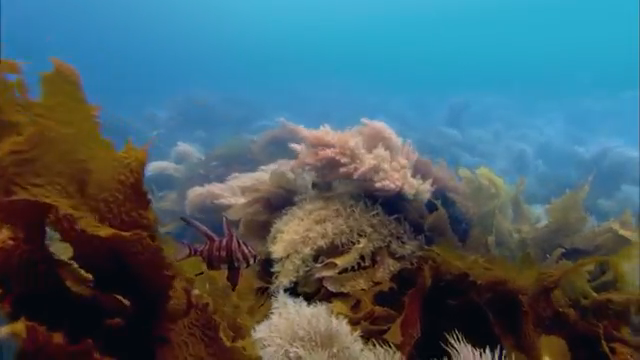
#> input picture Train/Raw/11064.png, 640 x 360 px, found by its file name; its folder holds only this picture in this run
$ python under.py
#> lines starting #> are read from the running program, lines starting #| are printed output that depends on the picture
import os
import cv2
import numpy as np
from matplotlib import pyplot as plt

def underwater_image_rectification(image_path):
    # Step 1: Read the image from the path
    img = cv2.imread(image_path)
#> img is the input picture: shape (360, 640, 3); mean B, G, R 106, 96.6, 69.3
    if img is None:
        raise ValueError(f"Image at path {image_path} could not be loaded.")

    # Clip the pixel values to ensure they are between 0 and 255
    img = np.clip(img, 0, 255).astype(np.uint8)

    # Convert the image from BGR to RGB
    img = cv2.cvtColor(img, cv2.COLOR_BGR2RGB)

    # Step 1: Apply Color Balance
    balanced_img = balancing_color(img)

    # Step 2: Contrast Optimization
    contrast_img = contrast_enhancement(balanced_img)

    # Step 3: Histogram Stretching
    stretched_img = red_channel_optimization(contrast_img)

    # Step 4: Fusion Algorithm (combines the original image with the stretched image)
    final_img = novel_rectifier(img, stretched_img)

    return final_img


def balancing_color(img, percent=1):
    """
    Perform color balancing by clipping pixel values at given percentages.
    """
#> called with percent = 1
    channels = cv2.split(img)
    out_channels = []
    for channel in channels:
        # Calculate percentiles
        lower_bound = np.percentile(channel, percent)
        upper_bound = np.percentile(channel, 100 - percent)

        # Clip and normalize channel
        channel = np.clip(channel, lower_bound, upper_bound)
        channel = cv2.normalize(channel, None, 0, 255, cv2.NORM_MINMAX)
        out_channels.append(channel)
#> this loop made 3 passes
#> (lower_bound, upper_bound) on passes 1 to 3: (3, 182), (7, 178), (2, 213)
#> pass 1, in balancing_color, `channel = cv2.normalize(channel, None, 0, 255, cv2.NORM_MINMAX)`:
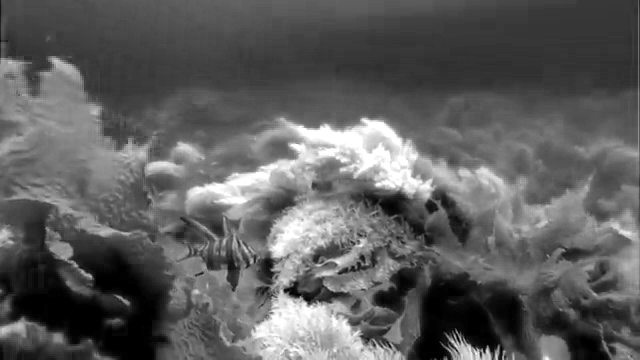
#> channel: shape (360, 640) float64; min 2.22e-16, max 255, mean 94.3
#> pass 2, in balancing_color, `channel = cv2.normalize(channel, None, 0, 255, cv2.NORM_MINMAX)`:
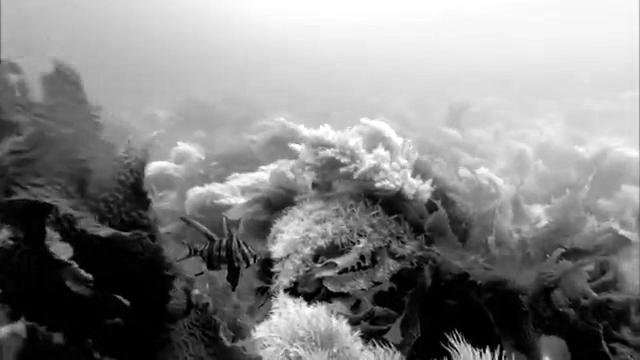
#> channel: shape (360, 640) float64; min -2.22e-16, max 255, mean 133.6; drawn with min black and max white
#> after the loop, out_channels = 3 items

    return cv2.merge(out_channels)


def contrast_enhancement(img):
    """
    Enhance contrast using CLAHE.
    """
    img = np.clip(img, 0, 255).astype(np.uint8)
    lab = cv2.cvtColor(img, cv2.COLOR_RGB2LAB)
#> lab: shape (360, 640, 3); mean of channels 0, 1, 2 135.2, 120.9, 131.3
    l, a, b = cv2.split(lab)
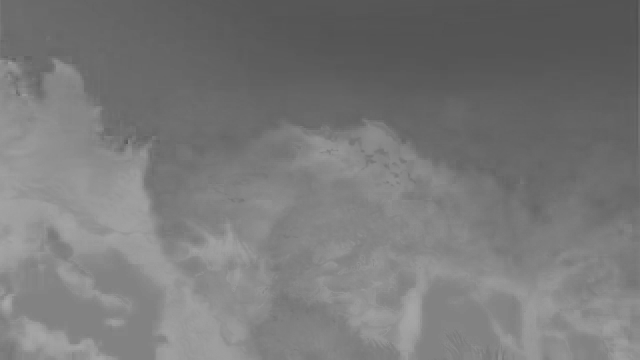
#> a: shape (360, 640); min 80, max 168, mean 120.9
    clahe = cv2.createCLAHE(clipLimit=3.0, tileGridSize=(8, 8))
    l = clahe.apply(l)
    enhanced_img = cv2.merge((l, a, b))
#> enhanced_img: shape (360, 640, 3); mean of channels 0, 1, 2 138, 120.9, 131.3
    return cv2.cvtColor(enhanced_img, cv2.COLOR_LAB2RGB)


def red_channel_optimization(img):
    """
    Optimize the red channel to enhance the red tones in underwater images.
    """
    # Split the image into channels
    r, g, b = cv2.split(img)
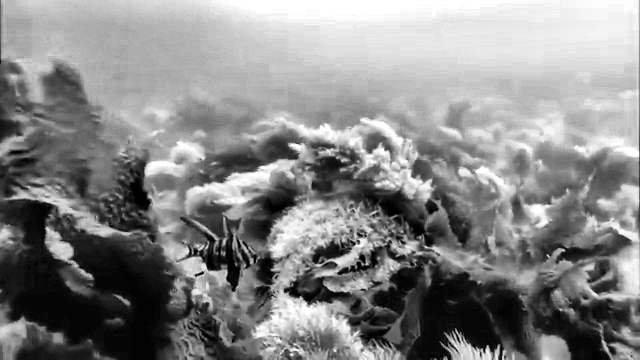
#> g: shape (360, 640); min 0, max 255, mean 135.4

    # Apply a scaling factor to the red channel to enhance the red tones
    scale_factor = 1.3  # This factor can be adjusted to fine-tune the enhancement
    r = np.clip(r * scale_factor, 0, 255).astype(np.uint8)
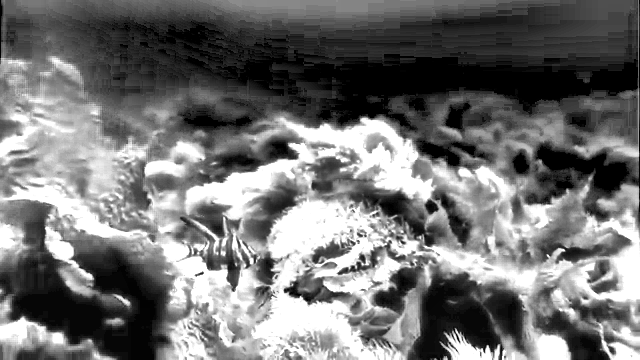
#> r: shape (360, 640); min 0, max 255, mean 114.2

    # Merge the channels back together
    return cv2.merge((r, g, b))


def novel_rectifier(original_img, enhanced_img):
    """
    Fuse the original and enhanced images for a final result.
    """
    # Convert to float32 for blending
    original_img = original_img.astype(np.float32)
    enhanced_img = enhanced_img.astype(np.float32)

    # Fusion weights
    weight_original = 0.4
    weight_enhanced = 0.6

    # Perform weighted fusion
    fused_img = cv2.addWeighted(original_img, weight_original, enhanced_img, weight_enhanced, 0)
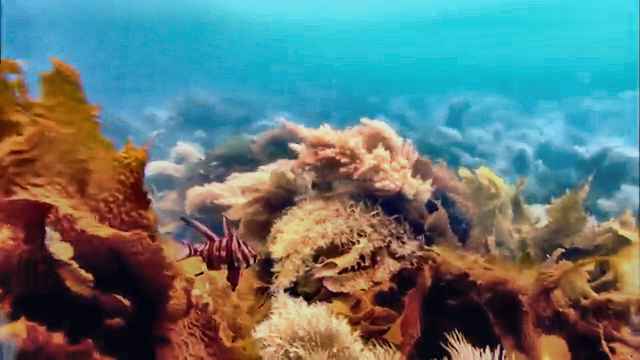
#> fused_img: shape (360, 640, 3) float32; mean R, G, B 96.3, 119.9, 118.5

    # Convert back to uint8
    return fused_img.astype(np.uint8)
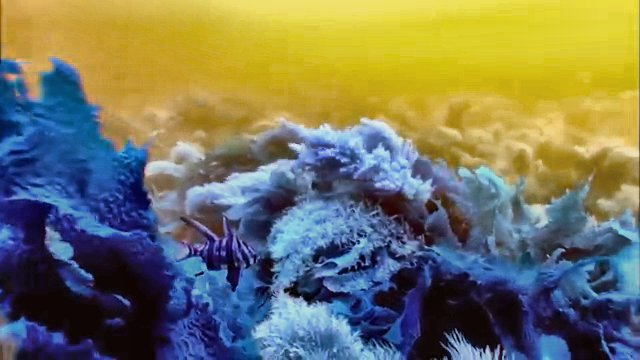
#> returned value: shape (360, 640, 3); mean of channels 0, 1, 2 95.9, 119.5, 118.1; drawn as B, G, R


# Process all images in the input directory and save the restored images
def process_directory(input_dir, output_dir):
    """
    Process all image files in the input directory and save results to the output directory.
    """
    if not os.path.exists(output_dir):
        os.makedirs(output_dir)

    # Iterate through all files in the input directory
    for filename in os.listdir(input_dir):
        input_path = os.path.join(input_dir, filename)

        # Check if the file is an image
        if filename.lower().endswith(('.png', '.jpg', '.jpeg', '.bmp', '.tiff')):
            try:
                # Perform restoration
                restored_img = underwater_image_rectification(input_path)

                # Save the restored image
                output_path = os.path.join(output_dir, filename)
                cv2.imwrite(output_path, cv2.cvtColor(restored_img, cv2.COLOR_RGB2BGR))
                print(f"Processed and saved: {filename}")
            except Exception as e:
                print(f"Error processing {filename}: {e}")

# Define input and output directories
input_directory = "/Users/pavanbhargav/Documents/Data_Science_and_AI/PROJECT/under_water/Train/Raw"
output_directory = "/Users/pavanbhargav/Documents/Data_Science_and_AI/PROJECT/under_water/enchanced2_images"

# Process all images
process_directory(input_directory, output_directory)

$ run again, on Train/Raw/14_img_.png
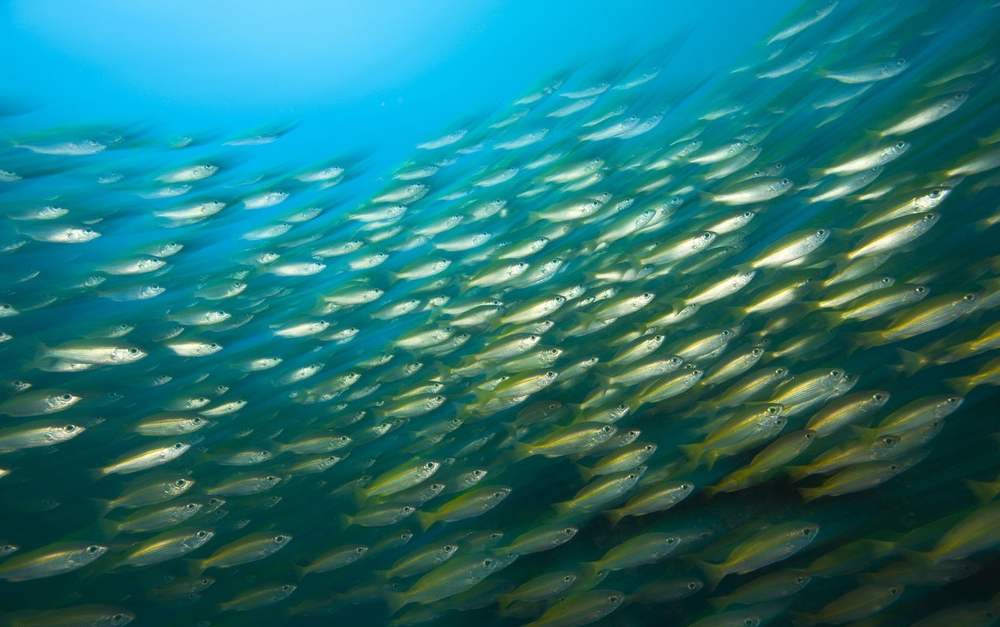
#> input picture Train/Raw/14_img_.png, 1000 x 627 px, shrunk from 1280 x 803 before the run, found by its file name
#> in underwater_image_rectification, img is the input picture: shape (627, 1000, 3); mean B, G, R 116.9, 115.7, 35.3
#> the loop in balancing_color, `for channel in channels:` made 3 passes
#> (lower_bound, upper_bound) on passes 1 to 3: (0, 206), (29, 226), (25, 253)
#> pass 1, in balancing_color, `channel = cv2.normalize(channel, None, 0, 255, cv2.NORM_MINMAX)`:
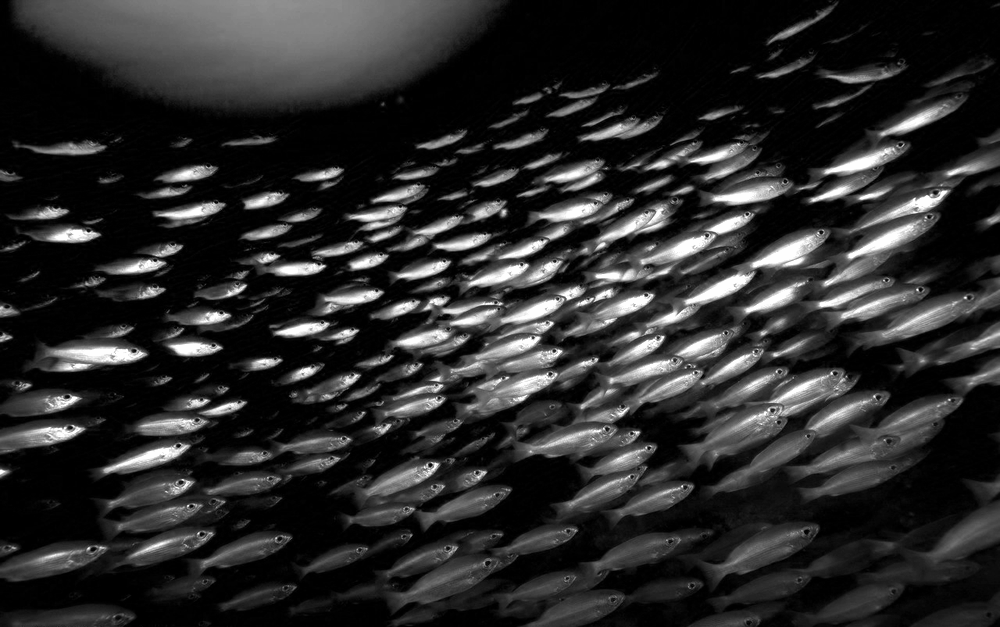
#> channel: shape (627, 1000) float64; min 0, max 255, mean 43.4
#> after the loop in balancing_color, `for channel in channels:`: out_channels = 3 items
#> lab: shape (627, 1000, 3); mean of channels 0, 1, 2 107.8, 109.7, 128.4
#> in novel_rectifier, `fused_img = cv2.addWeighted(original_img, weight_original, enhanced_im..`:
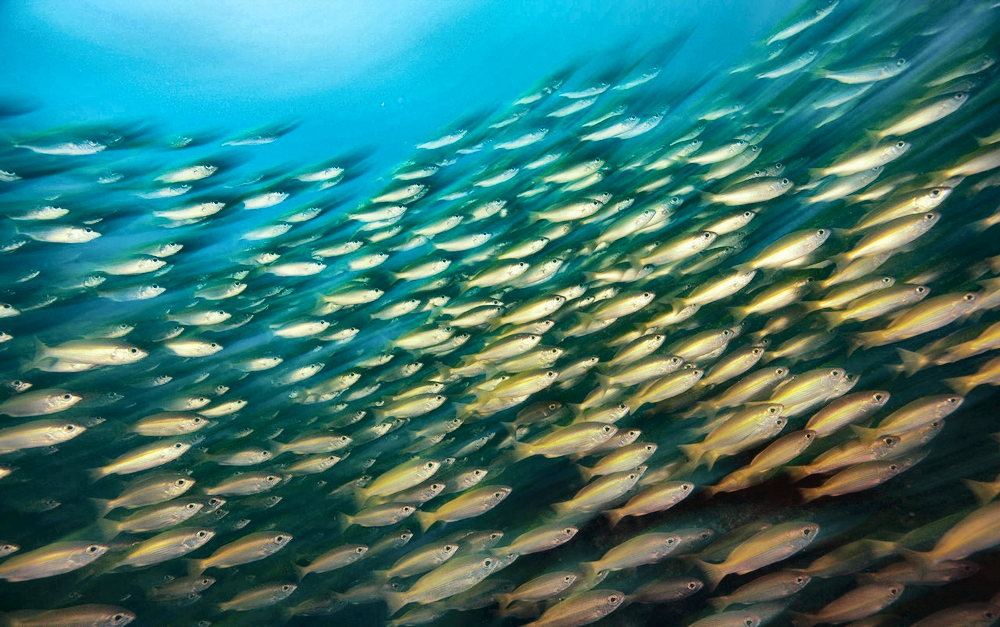
#> fused_img: shape (627, 1000, 3) float32; mean R, G, B 59.2, 119.8, 114.3

$ run again, on Train/Raw/156_img_.png
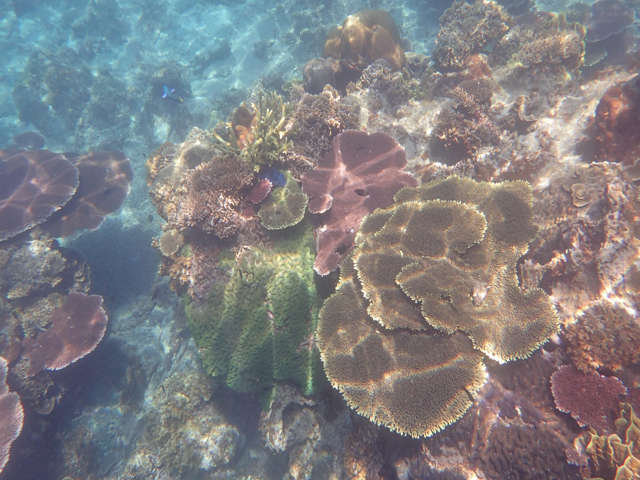
#> input picture Train/Raw/156_img_.png, 640 x 480 px, found by its file name
#> in underwater_image_rectification, img is the input picture: shape (480, 640, 3); mean B, G, R 129.8, 126.9, 128.4
#> the loop in balancing_color, `for channel in channels:` made 3 passes
#> (lower_bound, upper_bound) on passes 1 to 3: (68, 233), (67, 219), (80, 207)
#> after the loop in balancing_color, `for channel in channels:`: out_channels = 3 items
#> lab: shape (480, 640, 3); mean of channels 0, 1, 2 105.9, 128, 128.2
#> in novel_rectifier, `return fused_img.astype(np.uint8)`:
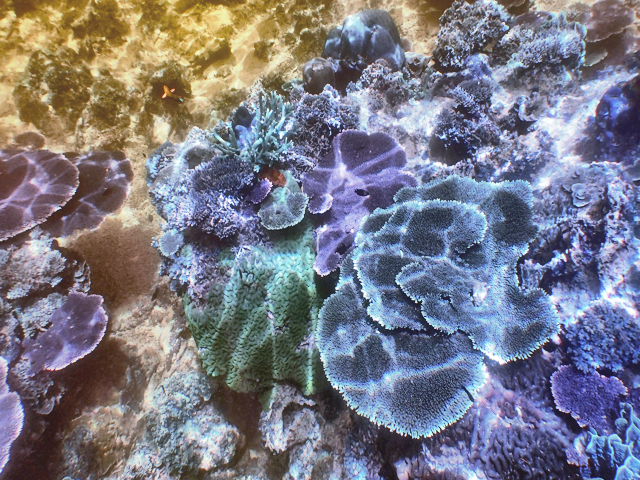
#> returned value: shape (480, 640, 3); mean of channels 0, 1, 2 133.3, 121.2, 121.6; drawn as B, G, R
